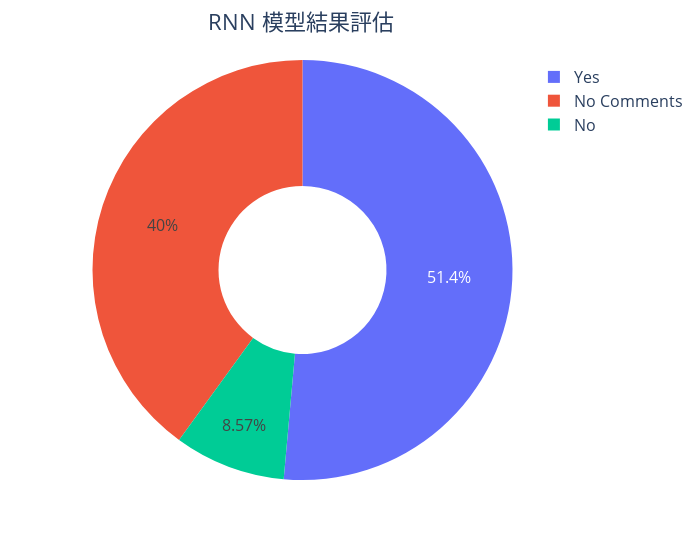

Notebook cell for this chart:
### Code cell
fig3 = px.pie(authority, 
            width = 700,
            values = authority['Estimate'].value_counts(), hole=0.4,
            names = ['Yes', 'No Comments', 'No']
            )
fig3.update_layout(title='RNN 模型結果評估', font_size=16, title_x=0.43)           
fig3.show()

### Figure 1 — Plotly figure (JSON) as saved in the notebook; plotly's stock layout.template omitted (floating-point values rounded to 4 significant figures)
{"data": [{"domain": {"x": [0, 1], "y": [0, 1]}, "hole": 0.4, "hovertemplate": "label=%{label}<br>value=%{value}<extra></extra>", "labels": ["Yes", "No Comments", "No"], "legendgroup": "", "name": "", "showlegend": true, "type": "pie", "values": [18, 14, 3]}], "layout": {"font": {"size": 16}, "legend": {"tracegroupgap": 0}, "margin": {"t": 60}, "title": {"text": "RNN 模型結果評估", "x": 0.43}, "width": 700}}
